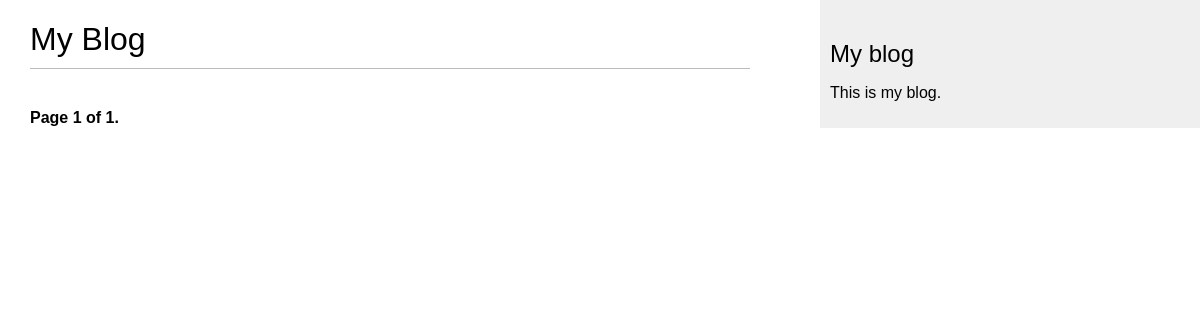
The page /blog/ on the database as committed earlier.
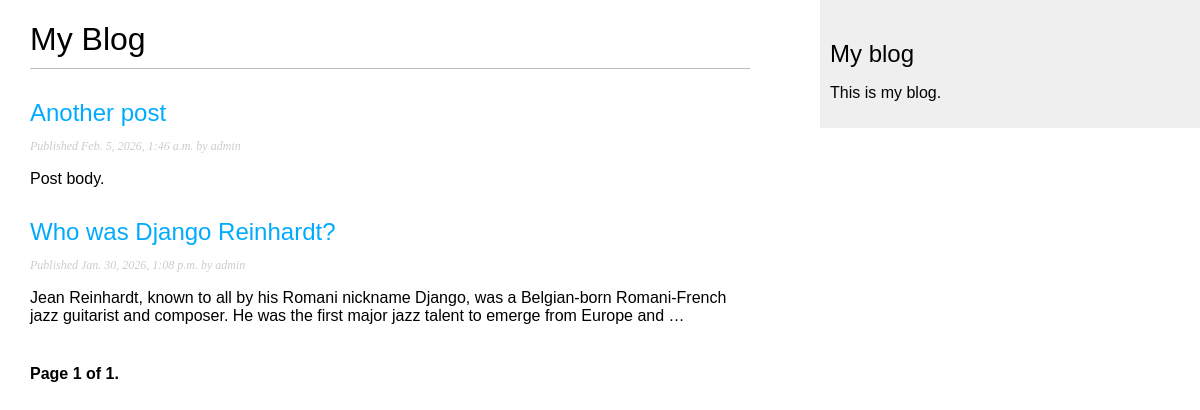
The same page on the database as committed later.
### blog/models.py (models this page shows, shortened)
class Post(models.Model):
    class Status(models.TextChoices):
        DRAFT = "DF", "Draft"
        PUBLISHED = "PB", "Published"
    title = models.CharField(max_length=250)
    slug = models.SlugField(
        max_length=250,
        unique_for_date="publish",
    )
    author = models.ForeignKey(
        settings.AUTH_USER_MODEL,
        on_delete=models.CASCADE,
        related_name="blog_posts",
    )
    body = models.TextField()
    publish = models.DateTimeField(default=timezone.now)
    created = models.DateTimeField(auto_now_add=True)
    updated = models.DateTimeField(auto_now=True)
    status = models.CharField(
        max_length=2,
        choices=Status,
        default=Status.DRAFT,
    )
    objects = models.Manager()  # default manager.
    published = PublishedManager()  # Our custom manager.
    class Meta:
        ordering = ["-publish"]
        indexes = [
            models.Index(fields=["-publish"]),
        ]
    def get_absolute_url(self):
        return reverse(
            "blog:post_detail",
            args=[
                self.publish.year,
                self.publish.month,
                self.publish.day,
                self.slug,
            ],
        )

### blog/views.py (the view)
# urls.py: path("", views.PostListView.as_view(), name="post_list"),
class PostListView(ListView):
    queryset = Post.published.all()
    context_object_name = "posts"  # The default object name is `object_list`
    paginate_by = 3
    template_name = "blog/post/list.html"

### blog/templates/blog/post/list.html (shortened to what this page needs)
{% extends "blog/base.html" %}
{% block content %}
    <h1>My Blog</h1>
    {% for post in posts %}
        <h2>
            <a href="{{ post.get_absolute_url }}">
                {{ post.title }}
            </a>
        </h2>
        <p class="date">
            Published {{ post.publish }} by {{ post.author }}
        </p>
        {{ post.body|truncatewords:30|linebreaks }}
    {% endfor %}
    {% include "pagination.html" with page=page_obj %}
{% endblock %}

Rows that differ between the two databases and show on the page:
added Post: title "Another post", publish "Feb. 5, 2026, 1:46 a.m.", author "admin", body "Post body."
now on this page (row edited): Post: title "Who was Django Reinhardt?", publish "Jan. 30, 2026, 1:08 p.m.", author "admin", body "Jean Reinhardt, known to all by his Romani nickname Django, was a Belgian-born Romani-French jazz guitarist and composer. He was the first major jazz talent to emerge from Europe and …"
